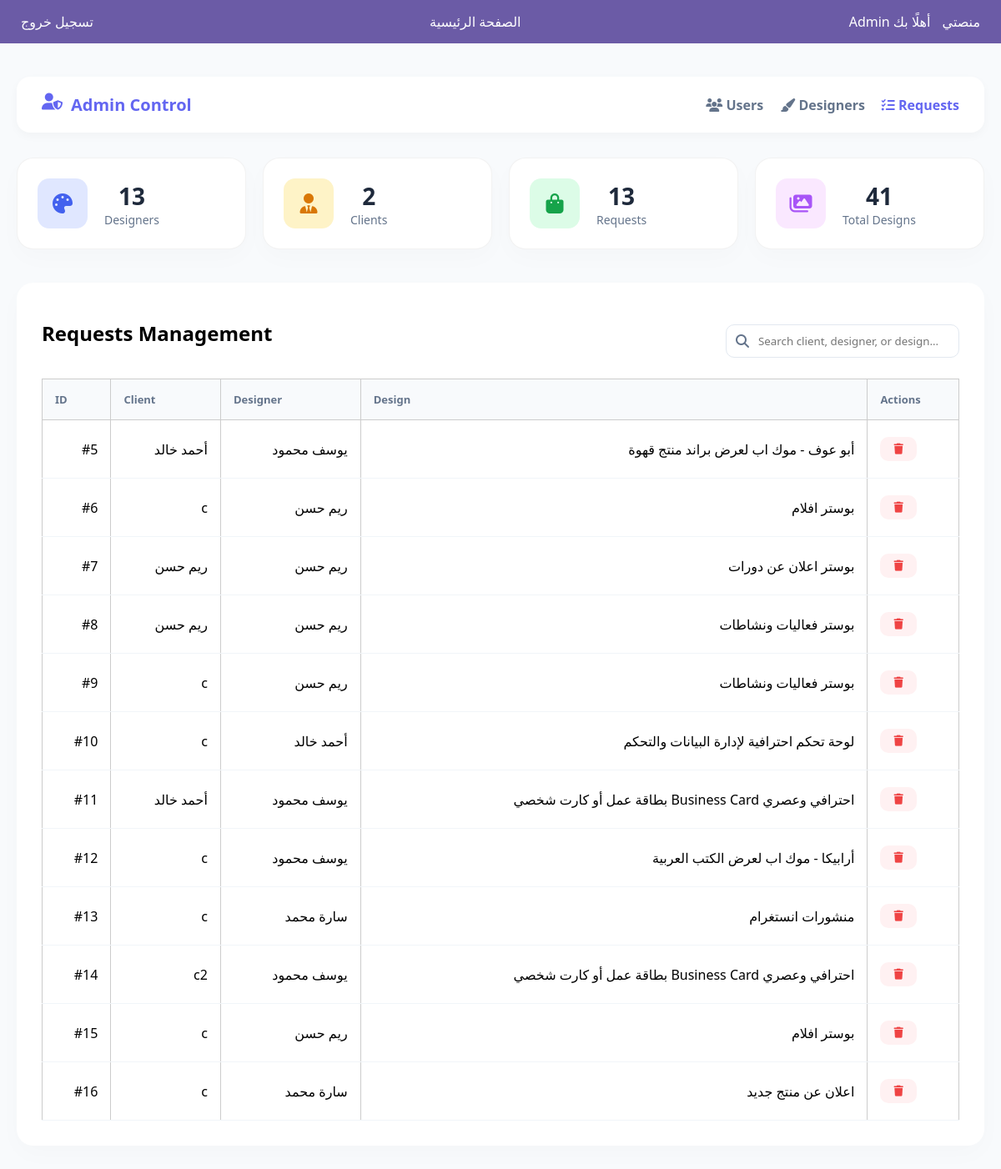
Before: /admin/requests (signed in) with the older database file.
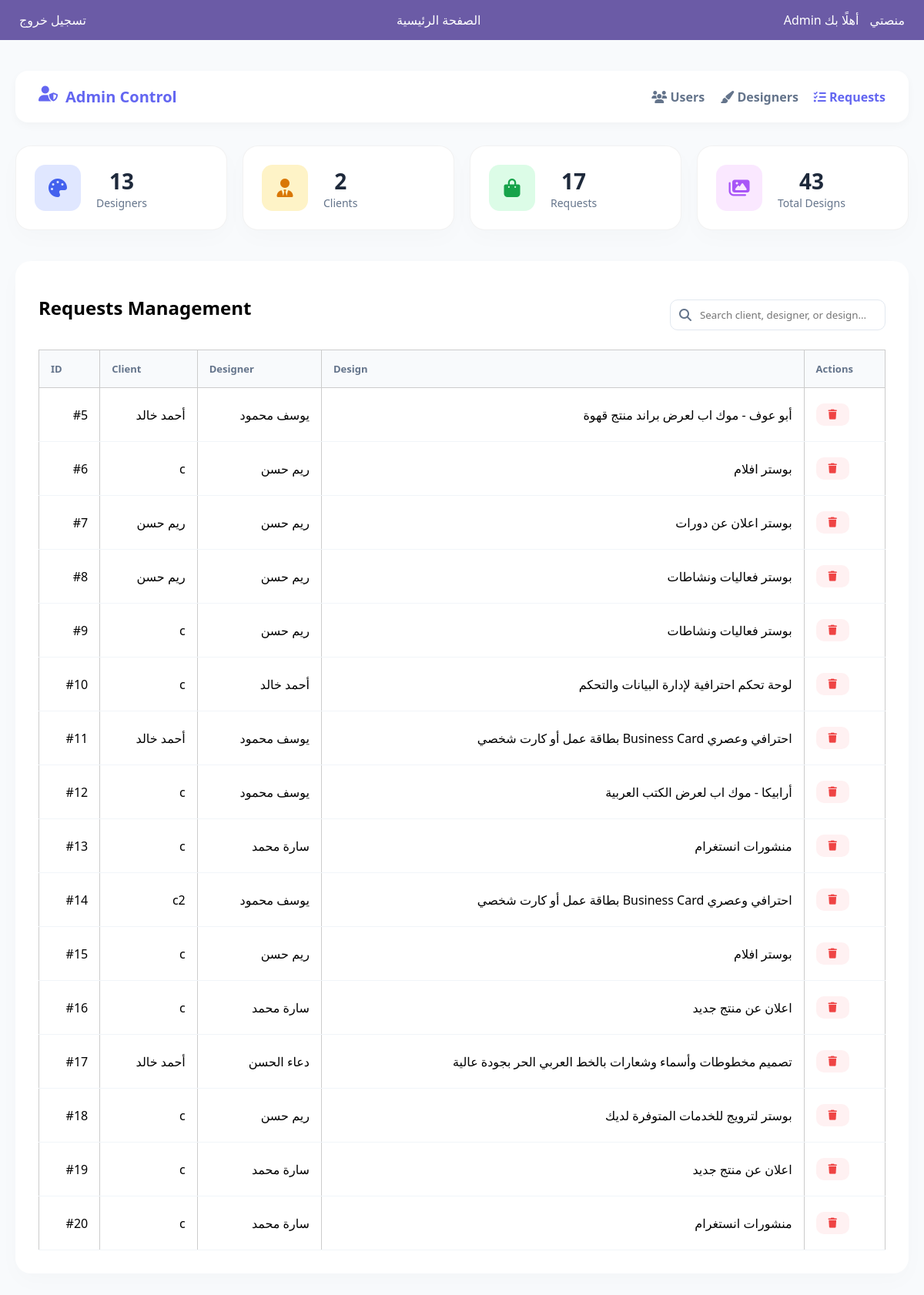
After: the same page with the newer database file.
### tables this page shows
CREATE TABLE requests (
    id INTEGER PRIMARY KEY AUTOINCREMENT,
        client_id INTEGER NOT NULL,
            designer_id INTEGER NOT NULL,
                design_id INTEGER,
                    description TEXT NOT NULL,
                        status TEXT DEFAULT 'مفتوح',
                            created_at TIMESTAMP DEFAULT CURRENT_TIMESTAMP
                            , chat_enabled INTEGER DEFAULT 0);

CREATE TABLE users (
            id INTEGER PRIMARY KEY AUTOINCREMENT,
            username TEXT NOT NULL,
            email TEXT NOT NULL,
            password TEXT NOT NULL,
            role TEXT NOT NULL
        , active INTEGER DEFAULT 1, bio TEXT DEFAULT '', portfolio TEXT DEFAULT '', specialty TEXT DEFAULT '', work_type TEXT DEFAULT '', analysis_result TEXT, avatar TEXT DEFAULT NULL);

CREATE TABLE designs (
    id INTEGER PRIMARY KEY AUTOINCREMENT,
    designer_id INTEGER,
    title TEXT,
    description TEXT,
    image_path TEXT,
    FOREIGN KEY (designer_id) REFERENCES users(id)
);

### app/admin/routes.py (the view)
@admin_bp.route('/requests')
def dashboard_admin_requests():
    if 'role' not in session or session['role'] != 'admin':
        flash('غير مسموح بالدخول!')
        return redirect(url_for('auth.login'))
    conn = sqlite3.connect(Config.DATABASE)
    conn.row_factory = sqlite3.Row
    requests = conn.execute("""
        SELECT
            r.*,
            client.username AS client_username,
            designer.username AS designer_username,
            d.title AS design_title
        FROM requests r
        JOIN users client ON r.client_id = client.id
        JOIN users designer ON r.designer_id = designer.id
        JOIN designs d ON r.design_id = d.id;
        """).fetchall()
    users_count = conn.execute("SELECT COUNT(*) FROM users").fetchone()[0]
    designers_count = conn.execute("SELECT COUNT(*) FROM users WHERE role='designer'").fetchone()[0]
    clients_count = conn.execute("SELECT COUNT(*) FROM users WHERE role='client'").fetchone()[0]
    requests_count = conn.execute("SELECT COUNT(*) FROM requests").fetchone()[0]
    designs_count = conn.execute("SELECT COUNT(*) FROM designs").fetchone()[0]
    conn.close()
    return render_template(
        "admin/dashboard_admin_requests.html",
        requests=requests,
        users_count=users_count,
        designers_count=designers_count,
        clients_count=clients_count, # مررناها لهون
        requests_count=requests_count,
        designs_count=designs_count
    )

### app/admin/templates/admin/dashboard_admin_requests.html (shortened to what this page needs)
{% extends "base.html" %}
{% block content %}
<link rel="stylesheet" href="https://cdnjs.cloudflare.com/ajax/libs/font-awesome/6.4.0/css/all.min.css">
<div class="admin-container">
    <header class="admin-header">
        <div class="brand">
            <i class="fas fa-user-shield"></i>
            <span>Admin Control</span>
        </div>
        <nav class="top-nav">
            <ul class="nav-links">
                <li><a href="{{ url_for('admin.dashboard_admin') }}"><i class="fas fa-users"></i> Users</a></li>
                <li><a href="{{ url_for('admin.dashboard_admin_designers') }}"><i class="fas fa-paint-brush"></i> Designers</a></li>
                <li><a href="{{ url_for('admin.dashboard_admin_requests') }}" class="active"><i class="fas fa-tasks"></i> Requests</a></li>
            </ul>
        </nav>
    </header>
    <section class="stats-grid">
        <div class="stat-card designers"><div class="stat-icon-wrapper"><i class="fas fa-palette"></i></div><div class="stat-data"><h3>{{ designers_count }}</h3><p>Designers</p></div></div>
        <div class="stat-card clients"><div class="stat-icon-wrapper"><i class="fas fa-user-tie"></i></div><div class="stat-data"><h3>{{ clients_count }}</h3><p>Clients</p></div></div>
        <div class="stat-card orders"><div class="stat-icon-wrapper"><i class="fas fa-shopping-bag"></i></div><div class="stat-data"><h3>{{ requests_count }}</h3><p>Requests</p></div></div>
        <div class="stat-card library"><div class="stat-icon-wrapper"><i class="fas fa-images"></i></div><div class="stat-data"><h3>{{ designs_count }}</h3><p>Total Designs</p></div></div>
    </section>
    <section class="table-wrapper">
        <div class="table-title-area">
            <h2>Requests Management</h2>
            <div class="search-box">
                <i class="fas fa-search"></i>
                <input type="text" id="requestSearch" placeholder="Search client, designer, or design...">
            </div>
        </div>
        <div class="table-responsive">
            <table class="admin-table" id="requestsTable">
                <thead>
                    <tr>
                        <th>ID</th>
                        <th>Client</th>
                        <th>Designer</th>
                        <th>Design</th>
                        <th class="text-center">Actions</th>
                    </tr>
                </thead>
                <tbody>
                    {% for request in requests %}
                    <tr>
                        <td>#{{ request.id }}</td>
                        <td class="client">{{ request.client_username }}</td>
                        <td class="designer">{{ request.designer_username }}</td>
                        <td class="design">{{ request.design_title }}</td>
                        <td>
                            <div class="btn-group">
                                <a href="{{ url_for('admin.delete_request', request_id=request.id) }}" class="btn-icon delete" onclick="return confirm('Confirm Delete?')">
                                    <i class="fas fa-trash"></i>
                                </a>
                            </div>
                        </td>
                    </tr>
                    {% endfor %}
                </tbody>
            </table>
        </div>
    </section>
</div>
{% endblock %}

### app/templates/base.html (shortened to what this page needs)
<!DOCTYPE html>
<html lang="ar">
<head>
    <link rel="stylesheet" href="{{ url_for('static', filename='style.css') }}">
</head>
<body>
<nav class="navbar">
    <div class="navbar-container">
        <div class="nav-left">
            <a href="/" class="logo">منصتي</a>
            {% if session.get('username') %}
                <span>أهلًا بك {{ session.get('username') }}</span>
            {% else %}
                <span>أهلًا بك زائر</span>
            {% endif %}
        </div>
        <div class="nav-center">
            <a href="{{ url_for('home.home') }}">الصفحة الرئيسية</a>
        </div>
        <div class="nav-right">
            {% if not session.get('role') %}
                <a href="{{ url_for('auth.login') }}" class="btn-logout">تسجيل دخول</a>
            {% else %}
                <a href="{{ url_for('auth.logout') }}">تسجيل خروج</a>
            {% endif %}
        </div>
    </div>
</nav>
<main>
    {% block content %}{% endblock %}
</main>
</body>
</html>

### app/static/style.css (style rules this page uses)
* { margin: 0; padding: 0; box-sizing: border-box; font-family: 'Segoe UI', Tahoma, Geneva, Verdana, sans-serif; }
body { direction: rtl; background-color: #f5f6fa; }
.stat-card { background-color: #2f3640; color: white; padding: 20px; border-radius: 10px; flex: 1; text-align: center; font-size: 1.2em; }
table { width: 100%; border-collapse: collapse; margin-top: 20px; }
th, td { border: 1px solid #ccc; padding: 10px; text-align: right; }
th { background-color: #40739e; color: white; }
.navbar { background: #6b5ba6; padding: 15px; color: #fff; }
.navbar-container { display: flex; justify-content: space-between; align-items: center; }
.navbar a { color: #fff; margin: 0 10px; text-decoration: none; }
.search-box { display: flex; margin-top: 20px; }
.search-box input { width: 300px; padding: 10px; }

### app/admin/templates/admin/dashboard_admin_requests.html (style rules this page uses)
:root { --primary: #6366f1; --success: #22c55e; --danger: #ef4444; --warning: #f59e0b; --bg-body: #f8fafc; --card-bg: #ffffff; --text-dark: #1e293b; --text-muted: #64748b; }
body { background-color: var(--bg-body); font-family: 'Plus Jakarta Sans', sans-serif; }
.admin-container { max-width: 1200px; margin: 40px auto; padding: 0 20px; direction: ltr; }
.admin-header { display: flex; justify-content: space-between; align-items: center; background: var(--card-bg); padding: 20px 30px; border-radius: 16px; box-shadow: 0 4px 12px rgba(0,0,0,0.03); margin-bottom: 30px; }
.brand { font-size: 20px; font-weight: 800; color: var(--primary); display: flex; gap: 10px; }
.nav-links { list-style: none; display: flex; gap: 20px; margin: 0; padding: 0; }
.nav-links a { text-decoration: none; color: var(--text-muted); font-weight: 600; transition: 0.3s; }
.nav-links a.active, .nav-links a:hover { color: var(--primary); }
.stats-grid { display: grid; grid-template-columns: repeat(auto-fit, minmax(240px, 1fr)); gap: 20px; margin-bottom: 40px; }
.stat-card { background: var(--card-bg); padding: 24px; border-radius: 20px; display: flex; align-items: center; gap: 20px; box-shadow: 0 10px 30px rgba(0,0,0,0.02); border: 1px solid rgba(0,0,0,0.05); }
.stat-icon-wrapper { width: 60px; height: 60px; border-radius: 14px; display: flex; align-items: center; justify-content: center; font-size: 24px; }
.designers .stat-icon-wrapper { background: #e0e7ff; color: #4361ee; }
.clients .stat-icon-wrapper { background: #fef3c7; color: #d97706; }
.orders .stat-icon-wrapper { background: #dcfce7; color: #16a34a; }
.library .stat-icon-wrapper { background: #fae8ff; color: #a855f7; }
.stat-data h3 { font-size: 28px; font-weight: 800; margin: 0; color: var(--text-dark); }
.stat-data p { font-size: 14px; color: var(--text-muted); margin: 0; }
.table-wrapper { background: var(--card-bg); border-radius: 20px; padding: 30px; box-shadow: 0 10px 30px rgba(0,0,0,0.02); }
.table-title-area { display: flex; justify-content: space-between; align-items: center; margin-bottom: 25px; gap: 15px; flex-wrap: wrap; }
.search-box { position: relative; min-width: 280px; }
.search-box input { width: 100%; padding: 10px 14px 10px 38px; border-radius: 10px; border: 1px solid #e2e8f0; outline: none; }
.search-box i { position: absolute; left: 12px; top: 50%; transform: translateY(-50%); color: var(--text-muted); }
.admin-table { width: 100%; border-collapse: collapse; }
.admin-table th { text-align: left; padding: 15px; color: var(--text-muted); font-size: 13px; background: #f8fafc; }
.admin-table td { padding: 20px 15px; border-bottom: 1px solid #f1f5f9; }
.btn-group { display: flex; gap: 10px; }
.btn-icon { padding: 8px 16px; border-radius: 10px; text-decoration: none; font-size: 13px; font-weight: 600; display: flex; align-items: center; gap: 5px; }
.btn-icon.delete { background: #fff1f2; color: var(--danger); }

Changed rows visible on the page:
added requests: id "17", client_username "أحمد خالد", designer_username "دعاء الحسن", design_title "تصميم مخطوطات وأسماء وشعارات بالخط العربي الحر بجودة عالية"
added requests: id "18", client_username "c", designer_username "ريم حسن", design_title "بوستر لترويج للخدمات المتوفرة لديك"
added requests: id "19", client_username "c", designer_username "سارة محمد", design_title "اعلان عن منتج جديد"
added requests: id "20", client_username "c", designer_username "سارة محمد", design_title "منشورات انستغرام"
Other visible differences:
{{ requests_count }}: "13" → "17"
{{ designs_count }}: "41" → "43"
